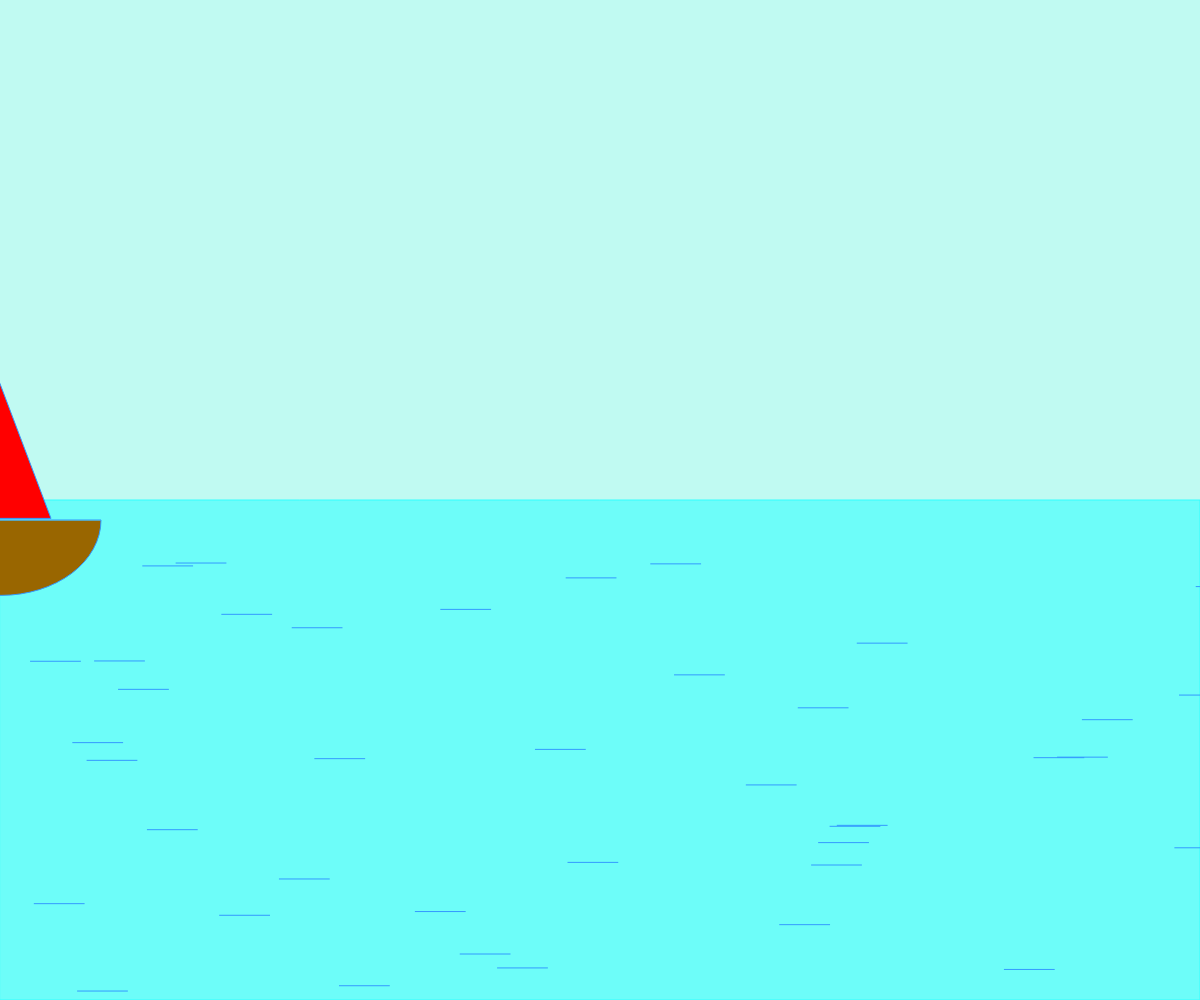
Frame 1 (no input)
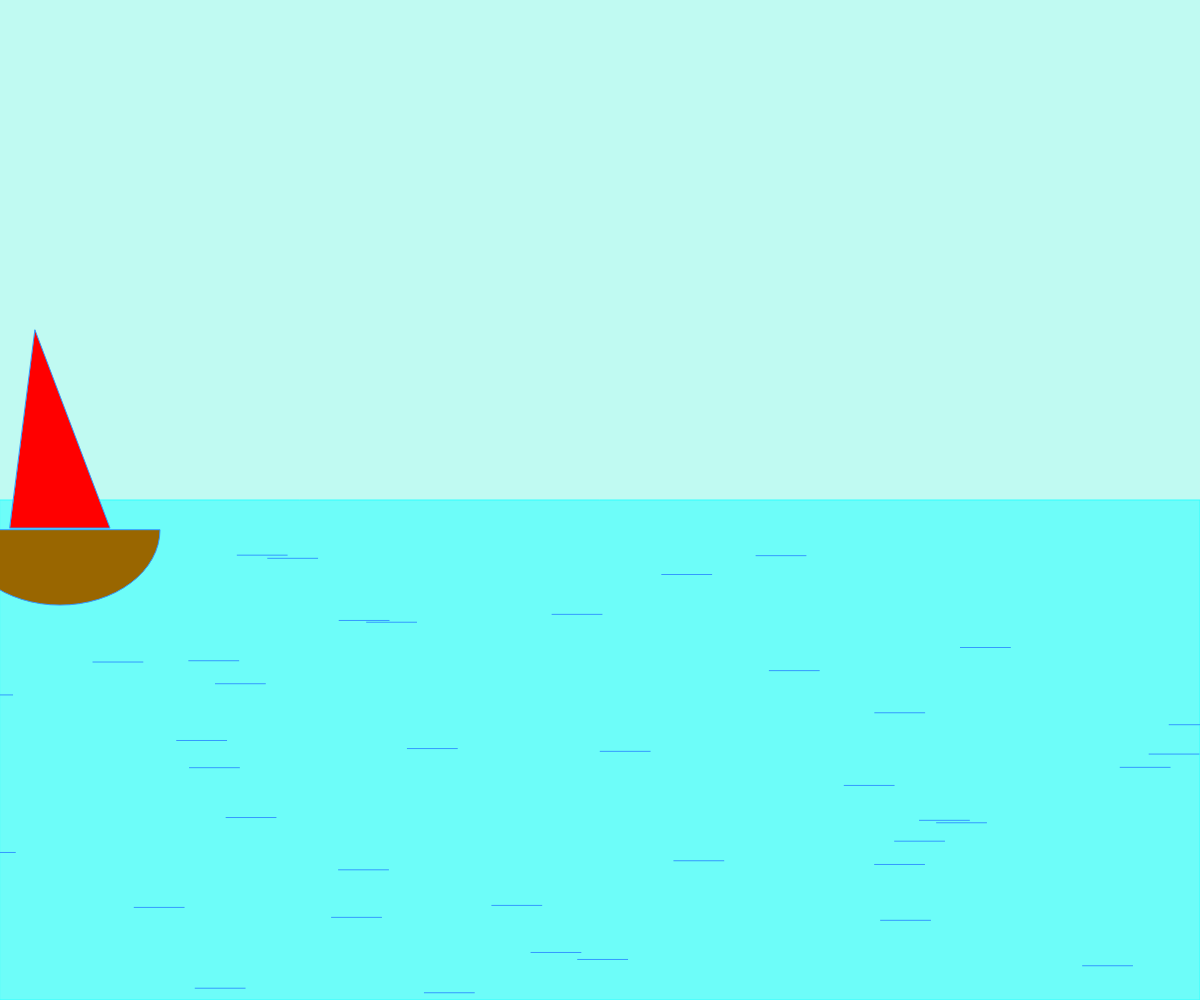
Frame 60 (no input)
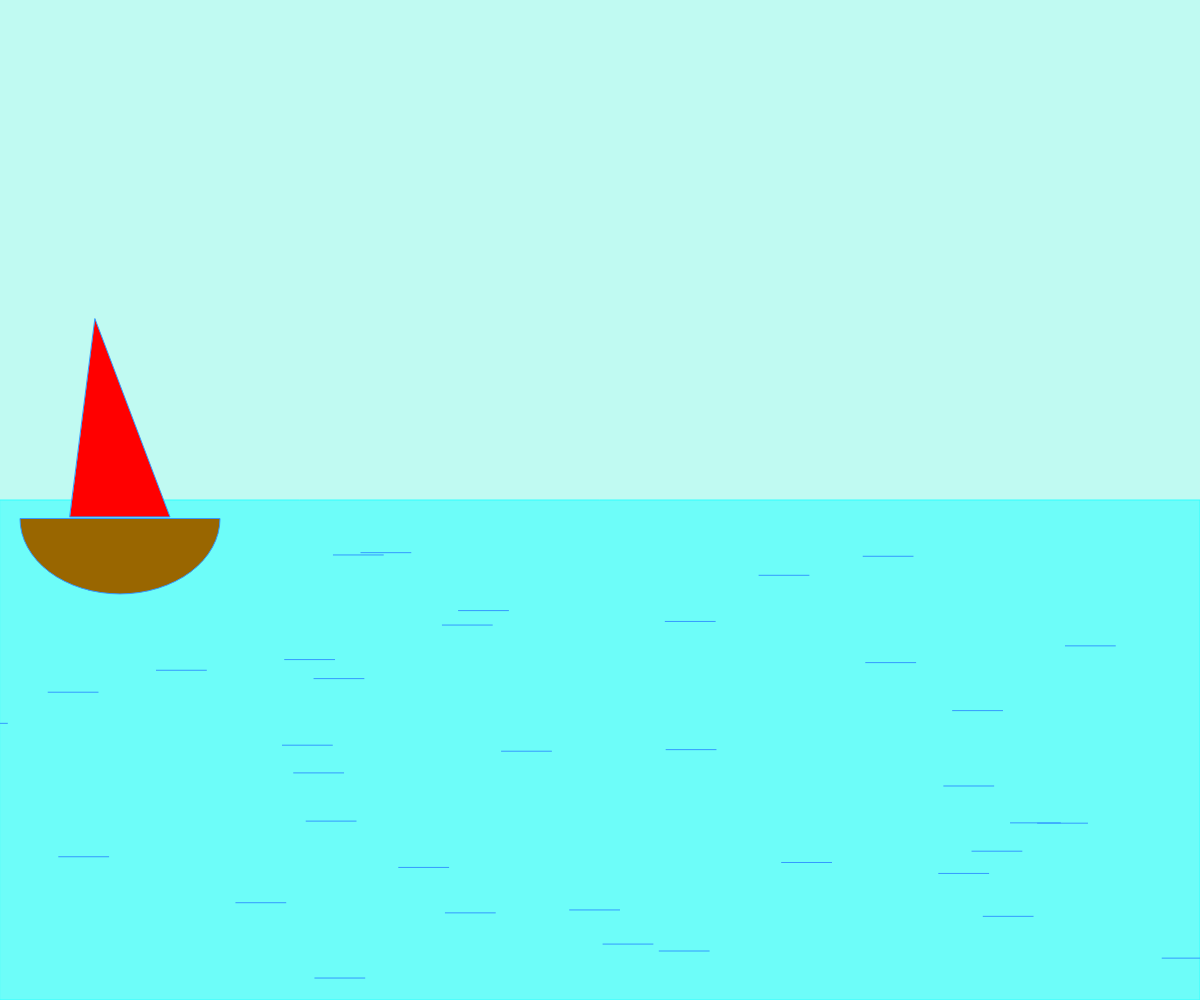
Frame 120 (the mouse pressed at the canvas centre since frame 60)

The p5.js sketch that drew these frames (run headless with seeded random() and noise() and a simulated clock; from frame 60 on, the mouse is pressed at the canvas centre):

// p5.js sketch
// ── sketch.js
var water = [];
var boat;
var offx=1;
var noiseScale=0.02;
function setup() {
    createCanvas(windowWidth, windowHeight);
    for (var i = 0; i < width; i = i + 30) {
        water[i] = new Water();
    }
    //create boat
    boat = new Boat(height / 2 - 10, 1);
}

function draw() {
    background(192, 250, 242);
    stroke(51, 255, 255);
    fill(51, 255, 255, 150);
    rect(0, height / 2, width, height / 2);
    //display water
    for (var i = 0; i < water.length; i++) {
        if (water[i]) {
            water[i].display();
            water[i].waves();
        }
    }
    /**
   * Checks to see if the boat gets to the edge of the sketch
   * If it does, let is disappear and a new one appears from the start of the width
   */
    if (boat.z > width) {
        boat.z = 0;
    }
    // display and move boat
    boat.move();
    boat.display();
}
/**
 * Represents water
 * @class
 * @constructor
 */
function Water() {
    /** A variable to hold the location of the lines that act as the waves
     */
    this.x = random(width);
    this.y = random(height / 2 + 50, height);
    console.log(this.x);
    this.speed = random(1, 2);

  /** A variable to holds the speed of the waves
   */
    this.waves = function() {
        if (this.x > width) {
            this.x = -100;
        }
        this.x = this.x + this.speed;
        this.y += random(-1.25, 1.25);

    }
    /** The length of the lines that make up the waves
     */
    this.display = function() {

        stroke(51, 153, 255);
        line(this.x, this.y, this.x + 50, this.y);
    }

}
/**
 * Represents the boat
 * @class
 * @constructor
 */
function Boat() {
    this.z = 0;
    this.y = height / 2 - 20;
    this.boatSpeed = 1;
    /** A variable to holds the speed and movement of the boat
     */
    this.move = function() {
        if (this.z > width) {
            this.z = width;
        }
        var t= noise(offx)* height/2;
        t = map(t, 0, 1, 0, 0.1);
        offx += noiseScale;
        this.y = t+ height/2;
        this.z = this.z + this.boatSpeed;
    }
    /** The shapes that make up the boat
    */
    this.display = function() {
        fill(153, 102, 0);
        arc(this.z, this.y, 200, 150, radians(0), radians(180), CHORD);
        fill(255, 0, 0);
        triangle(this.z - 50, this.y - 2, this.z + 50, this.y - 2, this.z - 25, this.y - 200);
    }
}
